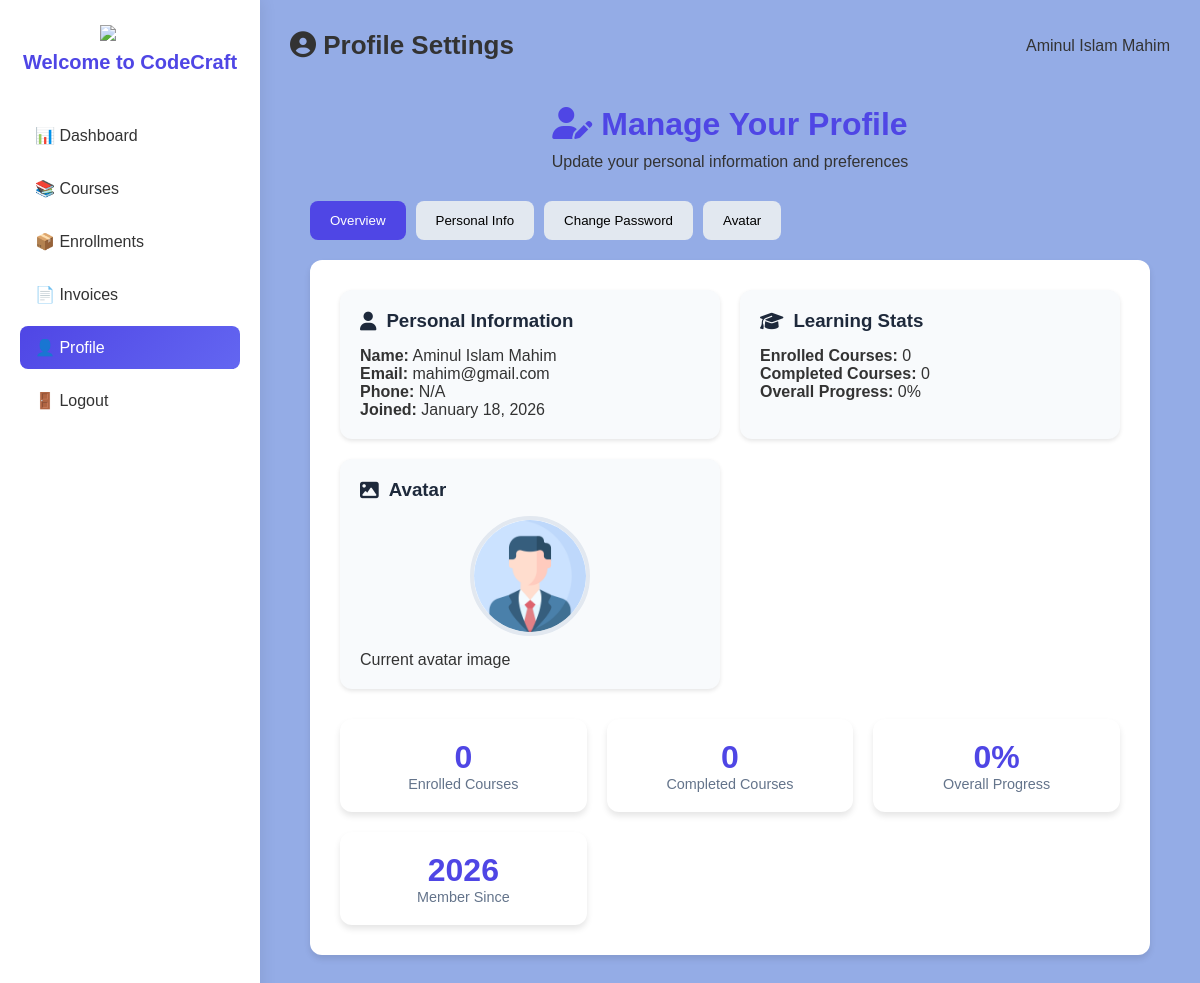
Before: /app/controllers/studentController/profile.php (signed in) with the older database file.
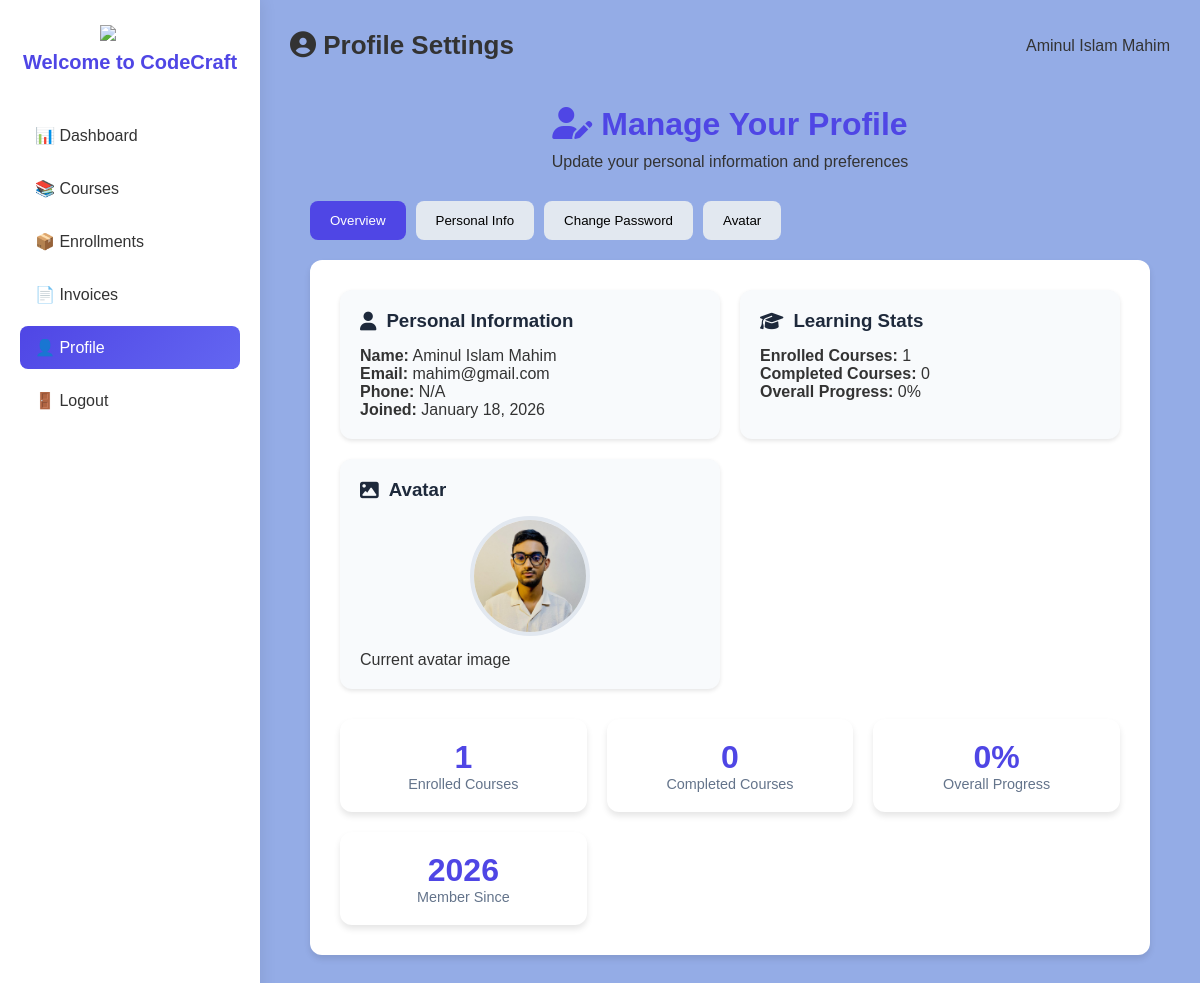
After: the same page with the newer database file.
### tables this page shows
CREATE TABLE `users` (
  `id` int(11) NOT NULL,
  `full_name` varchar(100) NOT NULL,
  `email` varchar(100) NOT NULL,
  `password` varchar(255) NOT NULL,
  `avatar` varchar(255) DEFAULT 'default.png',
  `role` enum('student','instructor','admin') DEFAULT 'student',
  `created_at` timestamp NOT NULL DEFAULT current_timestamp()
);

### app/helpers/asset_helper.php (called while the page is built, shortened)
<?php
function css_url($file) {
    return CSS_URL . '/' . $file;
}

### app/models/userModel.php (called while the page is built, shortened)
<?php
    function getUserById($id) {
        $con = getConnection();
        $stmt = $con->prepare("SELECT id, full_name, email, role, avatar FROM users WHERE id = ? LIMIT 1");
        $stmt->bind_param("i", $id);
        $stmt->execute();
        $result = $stmt->get_result();
        return ($result && $result->num_rows) ? $result->fetch_assoc() : false;
    }

### app/models/courseModel.php (called while the page is built, shortened)
<?php
function getEnrolledCourses($userId) {
    $con = getConnection();
    $userId = (int)$userId;
    $sql = "SELECT c.* FROM courses c
            JOIN enrollments e ON c.id = e.course_id
            WHERE e.user_id = $userId";
    $result = mysqli_query($con, $sql);
    $courses = [];
    while ($row = mysqli_fetch_assoc($result)) {
        $courses[] = $row;
    }
    return $courses;
}
function getCompletedCourses($userId) {
    $con = getConnection();
    $userId = (int)$userId;
    $sql = "SELECT COUNT(*) AS total FROM progress WHERE user_id = $userId AND completed_percentage >= 100";
    $result = mysqli_query($con, $sql);
    $data = mysqli_fetch_assoc($result);
    return $data['total'];
}
function getOverallProgress($userId) {
    $con = getConnection();
    $userId = (int)$userId;
    $sql = "SELECT AVG(completed_percentage) AS avg_progress FROM progress WHERE user_id = $userId";
    $result = mysqli_query($con, $sql);
    $data = mysqli_fetch_assoc($result);
    return $data['avg_progress'] ? round($data['avg_progress'], 2) : 0;
}

### app/controllers/studentController/profile.php (the view, shortened to what the changed rows need)
<?php
require_once __DIR__ . '/../../helpers/asset_helper.php';
require_once __DIR__ . '/../../models/userModel.php';
require_once __DIR__ . '/../../models/courseModel.php';
$user = getUserById($_SESSION['user_id']);
$enrolledCourses = getEnrolledCourses($_SESSION['user_id']);
$completedCourses = getCompletedCourses($_SESSION['user_id']);
$overallProgress = getOverallProgress($_SESSION['user_id']);
?>
<!DOCTYPE html>
<html lang="en">
<head>
    <link rel="stylesheet" href="<?php echo css_url('student.css'); ?>">
    <link rel="stylesheet" href="https://cdnjs.cloudflare.com/ajax/libs/font-awesome/6.4.0/css/all.min.css">
</head>
<body>
    <div class="admin-container">
        <aside class="sidebar">
            <h2 class="logo">Welcome to CodeCraft</h2>
        </aside>
        <main class="main">
            <header class="topbar">
                <h1><i class="fas fa-user-circle"></i> Profile Settings</h1>
            </header>
            <div class="profile-container">
                <div class="profile-header">
                    <h1><i class="fas fa-user-edit"></i> Manage Your Profile</h1>
                </div>
                <div class="profile-section active" id="overview">
                    <div class="profile-overview">
                        <div class="profile-card">
                            <h3><i class="fas fa-user"></i> Personal Information</h3>
                            <p><strong>Name:</strong> <?php echo htmlspecialchars($user['full_name'] ?? 'N/A'); ?></p>
                            <p><strong>Email:</strong> <?php echo htmlspecialchars($user['email'] ?? 'N/A'); ?></p>
                            <p><strong>Phone:</strong> <?php echo htmlspecialchars($user['phone'] ?? 'N/A'); ?></p>
                            <p><strong>Joined:</strong> <?php echo date('F j, Y', strtotime($user['created_at'] ?? date('Y-m-d'))); ?></p>
                        </div>
                        <div class="profile-card">
                            <h3><i class="fas fa-graduation-cap"></i> Learning Stats</h3>
                            <p><strong>Enrolled Courses:</strong> <?php echo count($enrolledCourses); ?></p>
                            <p><strong>Completed Courses:</strong> <?php echo $completedCourses; ?></p>
                            <p><strong>Overall Progress:</strong> <?php echo round($overallProgress); ?>%</p>
                        </div>
                        <div class="profile-card">
                            <div class="avatar-preview">
                                <img src="<?php echo UPLOADS_URL . '/users/avatars/' . htmlspecialchars($user['avatar'] ?? 'default.png'); ?>" alt="Profile Avatar">
                            </div>
                        </div>
                    </div>
                    <div class="stats-grid">
                        <div class="stat-card">
                            <div class="value"><?php echo count($enrolledCourses); ?></div>
                            <div class="label">Enrolled Courses</div>
                        </div>
                    </div>
                </div>
            </div>
        </main>
    </div>
</body>
</html>

Changed rows visible on the page:
changed users "Aminul Islam Mahim": avatar: picture added in place of a placeholder
Other visible differences:
count($enrolledCourses): "0" → "1"
